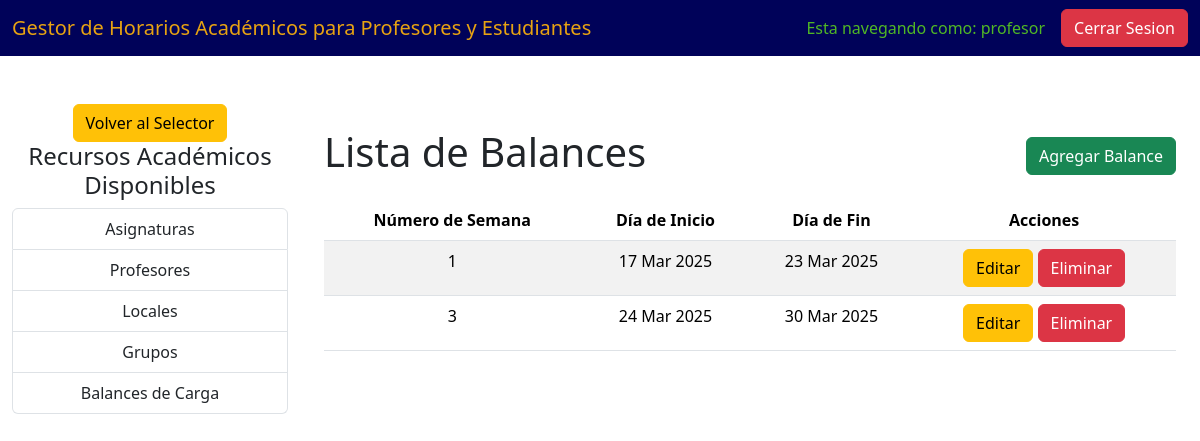
/recursos/ListarBalances/ (signed in), run on the app's committed database.
### Recursos/models.py (models this page shows, shortened)
class Balance(models.Model):
    numero_semana = models.PositiveIntegerField()
    dia_inicio = models.DateField()
    dia_fin = models.DateField()
    creador = models.ForeignKey(User, on_delete=models.CASCADE)  # Nuevo campo

### Recursos/views.py (the view)
# urls.py: path('ListarBalances/',  l_balances, name='Listar_Balances'),
@login_required
@grupo_requerido('Profesor de Año')
def l_balances(request):
    is_admin = request.user.groups.filter(name='Administrador').exists()  # Verificar si es administrador
    if is_admin:
        balances = Balance.objects.all()
    else:
        balances = Balance.objects.filter(creador=request.user)
    return render(request, 'Recursos/Balances/listar_balances.html', {'balances': balances, 'is_admin': is_admin})

### Recursos/views.py (called while the page is built)
def grupo_requerido(grupo):
    def in_grupo(user):
        return user.groups.filter(name=grupo).exists()
    return user_passes_test(in_grupo)

### Recursos/templates/Recursos/Balances/listar_balances.html (shortened to what this page needs)
{% extends 'Recursos/recursos.html' %}
{% load static %}
{% block recurso %}
<div class="container">
    <div class="d-flex justify-content-between align-items-center mt-4 mb-3">
        <h1>Lista de Balances</h1>
        <a href="{% url 'Crear_Balances' %}" class="btn btn-success">Agregar Balance</a>
    </div>
    {% if balances %}
        <table class="table table-striped">
            <thead>
                <tr>
                    <th>Número de Semana</th>
                    <th>Día de Inicio</th>
                    <th>Día de Fin</th>
                    <th>Acciones</th>
                </tr>
            </thead>
            <tbody>
                {% for balance in balances %}
                <tr>
                    <td>{{ balance.numero_semana }}</td>
                    <td>{{ balance.dia_inicio|date:"d M Y" }}</td>
                    <td>{{ balance.dia_fin|date:"d M Y" }}</td>
                    <td>
                        {% if is_admin or balance.creador == request.user %}
                        <a href="{% url 'Editar_Balances' balance.id %}" class="btn btn-warning">Editar</a>
                        <a href="{% url 'Quitar_Balances' balance.id %}" class="btn btn-danger">Eliminar</a>
                        {% endif %}
                    </td>
                </tr>
                {% endfor %}
            </tbody>
        </table>
    {% else %}
        <div class="alert alert-info" role="alert">
            No hay balances disponibles.
        </div>
    {% endif %}
</div>
{% endblock %}

### Base/templates/Base/selector.html (shortened to what this page needs)
{% load static %}
<!DOCTYPE html>
<html lang="en">
<head>
    <link href="{% static 'css/bootstrap.min.css' %}" rel="stylesheet">
</head>
<body>
    <nav class="navbar navbar-expand-lg navbar-light" style="background-color: rgb(0, 2, 89);">
        <div class="container-fluid">
            <a class="navbar-brand" href="https://eva.uci.cu/" style="color: rgb(231, 163, 18);">
                Gestor de Horarios Académicos para Profesores y Estudiantes
            </a>
            <div class="collapse navbar-collapse" id="navbarNav">
                <div class="ms-auto d-flex align-items-center">
                    <span class="login me-3" style="color: rgb(80, 184, 37);">Esta navegando como: {{ user.username }}</span>
                    <a href={% url 'Salir' %} class="btn btn-danger">Cerrar Sesion</a>
                </div>
            </div>
        </div>
    </nav>
    {% block recursos %}{% endblock %}
</body>
</html>

### data on the page
Balance: numero_semana "1", dia_inicio "17 Mar 2025", dia_fin "23 Mar 2025", shows "Editar"
Balance: numero_semana "3", dia_inicio "24 Mar 2025", dia_fin "30 Mar 2025", shows "Editar"

### other printed values
{{ user.username }} "profesor"
